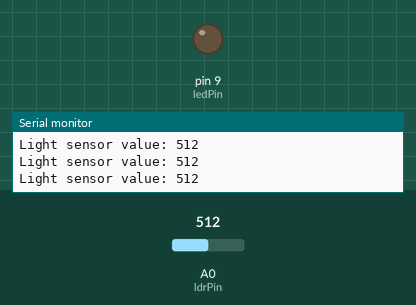
This sketch was run on a simulated Arduino Uno, built with avr-gcc and run on an emulated ATmega328P. Parts: output pins drawn as LEDs (lit = HIGH), the last lines printed to the serial monitor. The inputs (shaded band) are chosen by the test bench; at power-on: A0 (ldrPin) = 512.

Above: at 1.2 s.
1.3 s: A0 (ldrPin) set to 487
At 2.7 s:
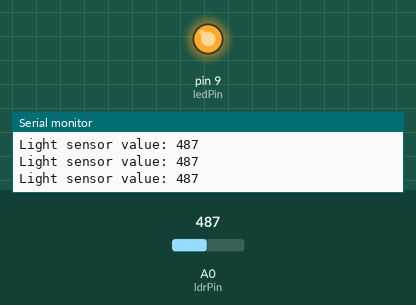
3.0 s: A0 (ldrPin) set to 510
At 4.0 s:
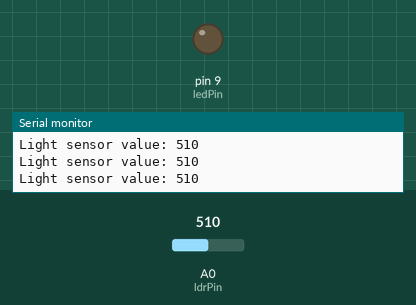
4.5 s: A0 (ldrPin) set to 490
At 5.2 s:
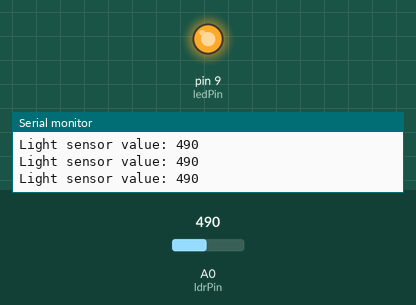
Timing chart, 0 to 7.5 s (numbered marks = the images above; inputs shaded):
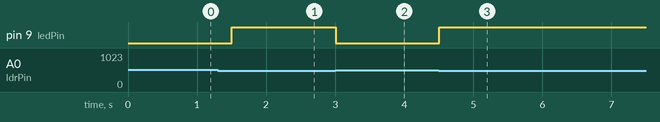

The sketch:

Task2_LDR_LED.ino
```cpp
// CodeAlpha IoT Task 2: Sensor-Based Simulation
// Project: LDR-based automatic LED control
// Circuit: LDR voltage divider midpoint -> A0; LED anode -> D9 through 220 ohm resistor.

const int ldrPin = A0;
const int ledPin = 9;
const int threshold = 500; // Adjust after checking the LDR readings in simulation

void setup() {
  pinMode(ledPin, OUTPUT);
  Serial.begin(9600);
}

void loop() {
  int lightValue = analogRead(ldrPin);
  Serial.print("Light sensor value: ");
  Serial.println(lightValue);

  // Typical divider: LDR to 5V, 10k resistor to GND.
  // With this arrangement, darker conditions usually give a lower reading.
  if (lightValue < threshold) {
    digitalWrite(ledPin, HIGH); // Dark: LED ON
  } else {
    digitalWrite(ledPin, LOW);  // Bright: LED OFF
  }

  delay(300);
}
```

Measured:
- the behaviour switches between 500 and 499 on A0 (ldrPin) (found by bisection; images 0 and 1)
- after the input at 1.3 s, pin 9 (ledPin): LOW → HIGH after 0.20 s
- after the input at 3.0 s, pin 9 (ledPin): HIGH → LOW at once
- after the input at 4.5 s, pin 9 (ledPin): LOW → HIGH at once
